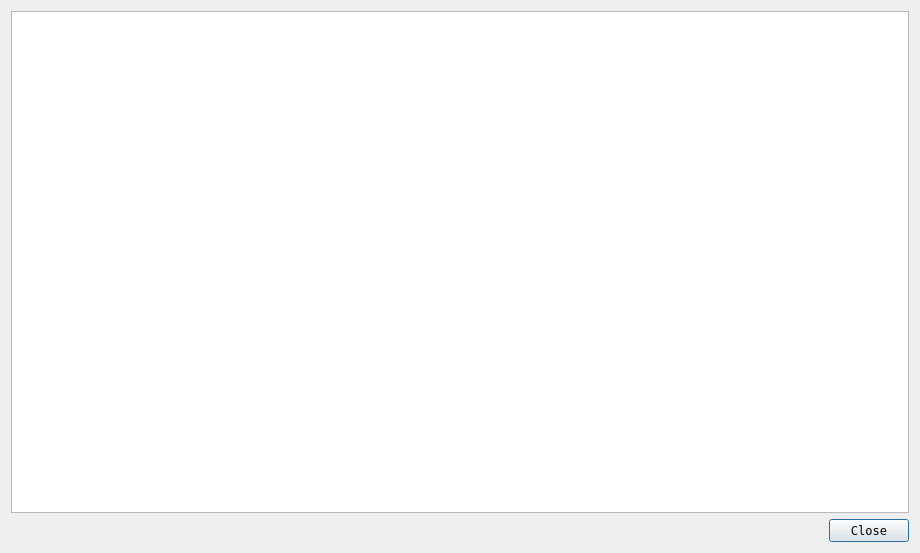
<?xml version="1.0" encoding="UTF-8"?>
<ui version="4.0">
 <class>ODEViewer</class>
 <widget class="QDialog" name="ODEViewer">
  <property name="geometry">
   <rect>
    <x>0</x>
    <y>0</y>
    <width>920</width>
    <height>553</height>
   </rect>
  </property>
  <property name="font">
   <font>
    <family>Bitstream Vera Sans Mono</family>
   </font>
  </property>
  <property name="windowTitle">
   <string>ODE Viewer</string>
  </property>
  <layout class="QHBoxLayout" name="horizontalLayout">
   <item>
    <layout class="QVBoxLayout" name="verticalLayout">
     <item>
      <widget class="QPlainTextEdit" name="plainTextEdit">
       <property name="font">
        <font>
         <family>Bitstream Vera Sans Mono</family>
        </font>
       </property>
       <property name="readOnly">
        <bool>true</bool>
       </property>
      </widget>
     </item>
     <item>
      <widget class="QDialogButtonBox" name="buttonBox">
       <property name="orientation">
        <enum>Qt::Horizontal</enum>
       </property>
       <property name="standardButtons">
        <set>QDialogButtonBox::Close</set>
       </property>
      </widget>
     </item>
    </layout>
   </item>
  </layout>
  <action name="actionGenerateODEs">
   <property name="text">
    <string>Generate ODEs</string>
   </property>
  </action>
 </widget>
 <resources/>
 <connections>
  <connection>
   <sender>buttonBox</sender>
   <signal>accepted()</signal>
   <receiver>ODEViewer</receiver>
   <slot>accept()</slot>
   <hints>
    <hint type="sourcelabel">
     <x>228</x>
     <y>277</y>
    </hint>
    <hint type="destinationlabel">
     <x>157</x>
     <y>274</y>
    </hint>
   </hints>
  </connection>
  <connection>
   <sender>buttonBox</sender>
   <signal>rejected()</signal>
   <receiver>ODEViewer</receiver>
   <slot>reject()</slot>
   <hints>
    <hint type="sourcelabel">
     <x>296</x>
     <y>283</y>
    </hint>
    <hint type="destinationlabel">
     <x>286</x>
     <y>274</y>
    </hint>
   </hints>
  </connection>
 </connections>
</ui>
